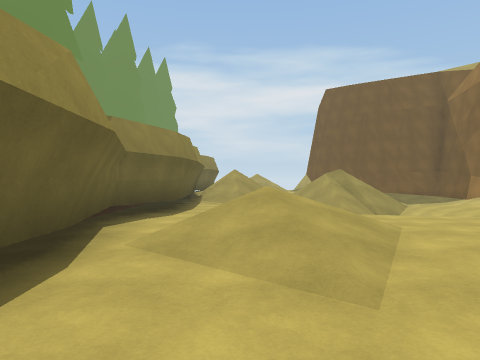
[1] (above)

16 first-person views from a walk through a 3-D level made in the Unity game engine. The camera is 1.4 m above the floor, looks level and sees 70° across. The floor is counted in squares, 2 m on a side. Each view is taken from the middle of a square. On the plan, view 1 faces up. The plan holds only what a view shows up to about 11 squares ahead; the rest is blank. The place goes on beyond the plan. The player character is not drawn.

[2]
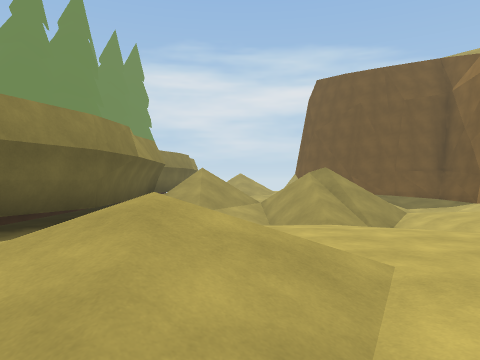

[3]
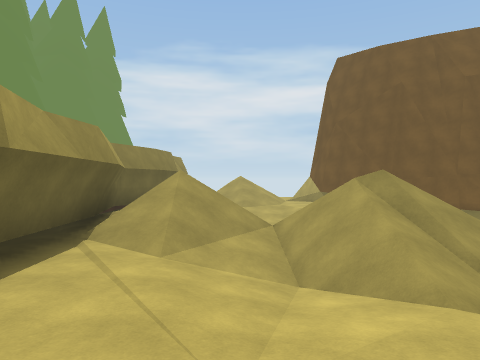

[4]
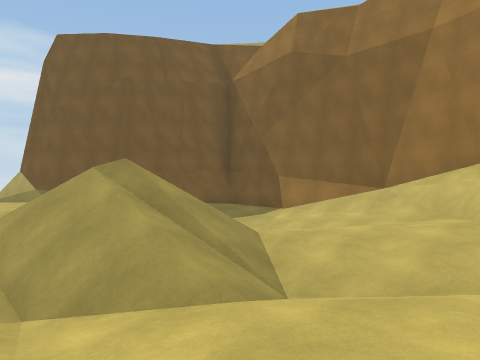

[5]
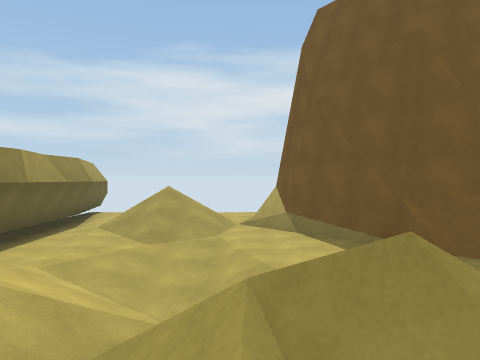

[6]
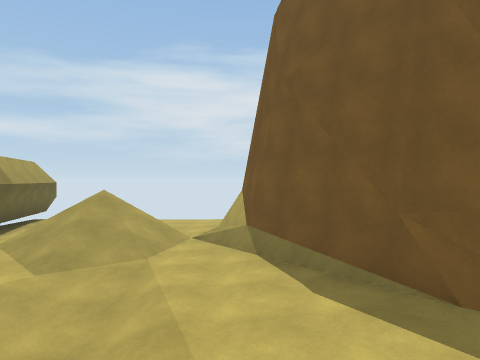

[7]
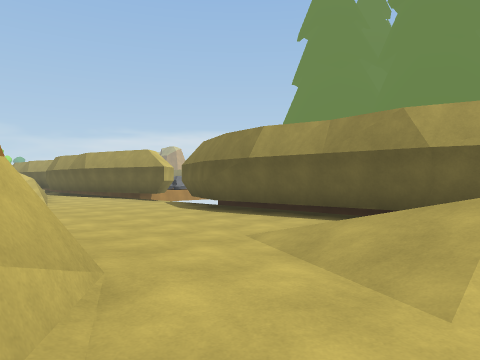

[8]
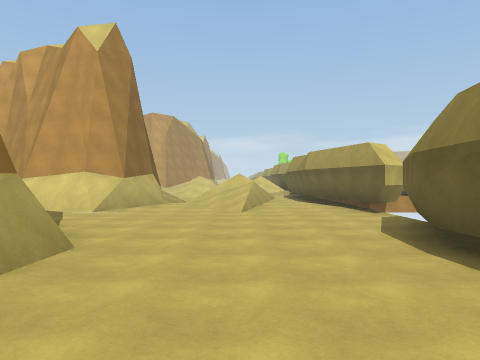

[9]
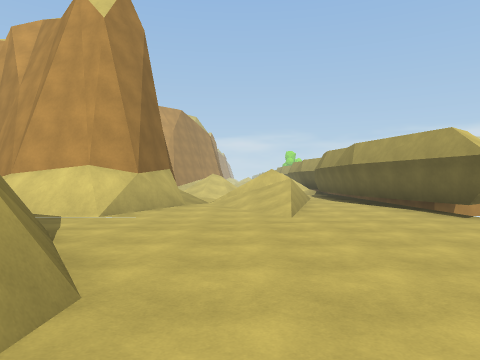

[10]
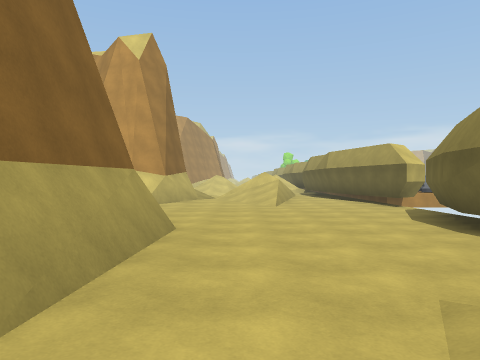

[11]
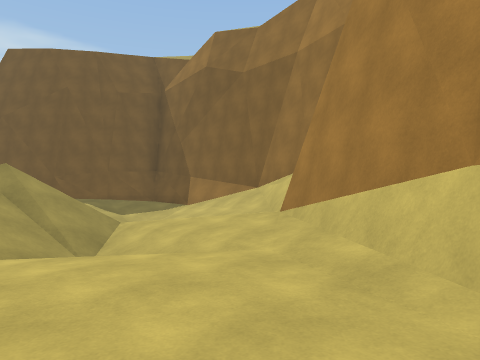

[12]
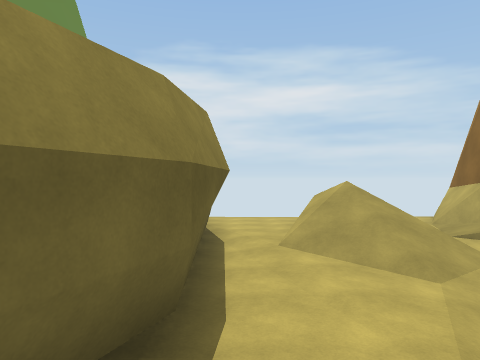

[13]
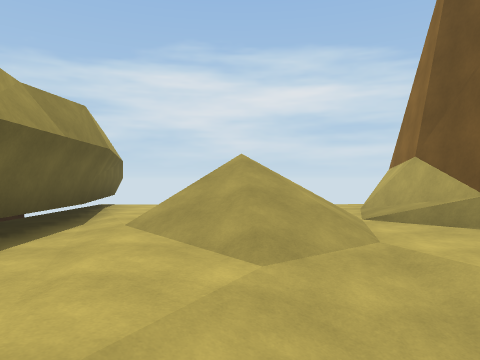

[14]
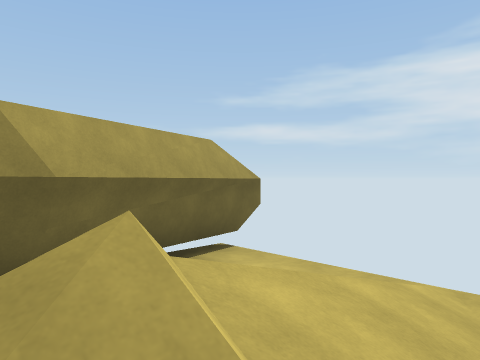

[15]
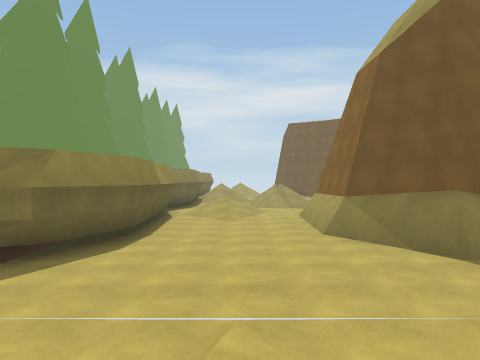

[16]
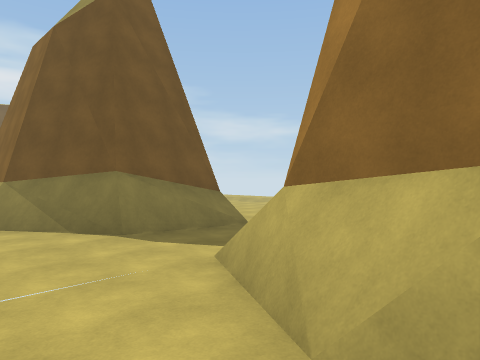

### Floor plan
Key: @ floor where view 1 was taken; # wall or solid block; x gap in a wall; . main floor; : floor 0.25 m higher than the main floor; - floor 0.25 m lower than the main floor; _ floor 0.5 m lower than the main floor; < floor 0.75 m lower than the main floor; / step, stairs or slope; = window, fence, low wall or low ledge.
Columns run from 3 left of view 1 to 9 right of it. Each row starts with its distance up from view 1.
 25 #
 24 #.../...
 23 ##../..#
 22  #..//.#
 21  #.=/ .#
 20  #.=//.#
 19  #.///.##
 18  #../-..##
 17  #..-_-.:##
 16  #../</../##
 15  # /// ..:.##
 14  #/ //   //.#
 13  #//// / //-#
 12  #//////  //#
 11  #/////// //#
 10  #.._////._/#
  9  #..__///:.=#
  8  #..---//:###
  7  #. ...../#
  6  #. /.../##
  5  #.//...##
  4  #://.:##
  3  #.//./#
  2  #....##
  1  #....##
  0  #.@..##
 -1  #....##
 -2  #.....##
 -3 ##...../###.
 -4 #..........
 -5 x.........
 -6 #.../...##=
 -7 ##../..#####
 -8  #..//.#
 -9  #.=//.#

Where each view was taken, in squares from view 1:
view 1: 0 up, 0 right, facing up
view 2: 2 up, 1 right, facing up
view 3: 6 up, 1 right, facing up
view 4: 7 up, 1 right, facing up-right
view 5: 11 up, 3 right, facing up
view 6: 13 up, 4 right, facing up
view 7: 5 up, 4 right, facing down-left
view 8: 3 up, 1 right, facing down
view 9: 1 up, 2 right, facing down
view 10: 4 up, 2 right, facing down
view 11: 4 up, 2 right, facing up-right
view 12: 14 up, 1 left, facing up
view 13: 15 up, 1 right, facing up
view 14: 20 up, 2 right, facing up-left
view 15: 9 down, 1 right, facing up
view 16: 9 down, 2 right, facing up-right
